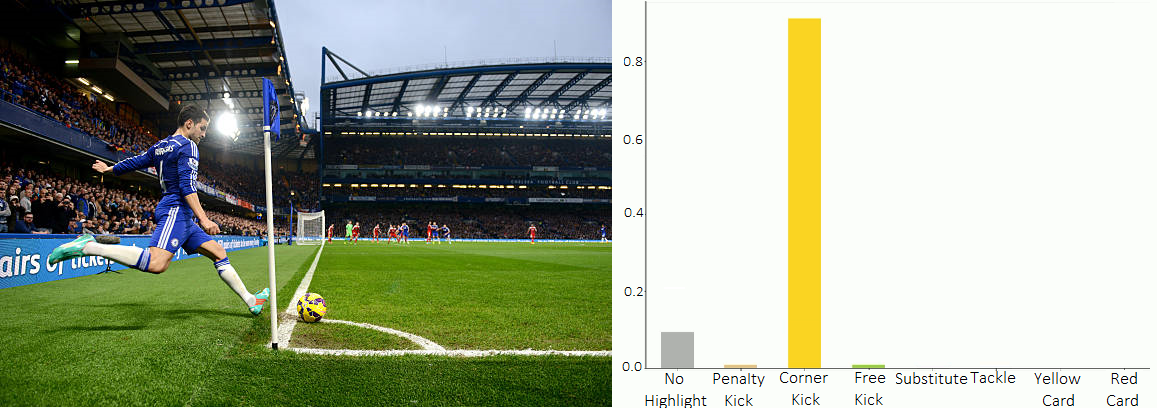
#> input picture Images/img_event.jpg, 1157 x 408 px, given as the content of the folder ../dataset/50kshoes_edges, which was not available
$ python combine_A_and_B.py
#> lines starting #> are read from the running program, lines starting #| are printed output that depends on the picture
import os
import numpy as np
import cv2
import argparse

parser = argparse.ArgumentParser('create image pairs')
parser.add_argument('--fold_A', dest='fold_A', help='input directory for image A', type=str, default='../dataset/50kshoes_edges')
parser.add_argument('--fold_B', dest='fold_B', help='input directory for image B', type=str, default='../dataset/50kshoes_jpg')
parser.add_argument('--fold_AB', dest='fold_AB', help='output directory', type=str, default='../dataset/test_AB')
parser.add_argument('--num_imgs', dest='num_imgs', help='number of images',type=int, default=1000000)
parser.add_argument('--use_AB', dest='use_AB', help='if true: (0001_A, 0001_B) to (0001_AB)',action='store_true')
args = parser.parse_args()

for arg in vars(args):
    print('[%s] = ' % arg,  getattr(args, arg))

splits = os.listdir(args.fold_A)


img_fold_A = args.fold_A
img_fold_B = args.fold_B
img_list = os.listdir(img_fold_A)

#if args.use_AB:
#    img_list = [img_path for img_path in img_list if '_A.' in img_path]

num_imgs = min(args.num_imgs, len(img_list))
print(num_imgs)
img_fold_AB = args.fold_AB
if not os.path.isdir(img_fold_AB):
    os.makedirs(img_fold_AB)

for n in range(num_imgs):
    name_A = img_list[n]
    path_A = os.path.join(img_fold_A, name_A)
    if args.use_AB:
        name_B = name_A.replace('_A.', '_B.')
    else:
        name_B = name_A[0:-4] + '.png'
    path_B = os.path.join(img_fold_B, name_B)
    print(path_A)

    print(path_B)
    if os.path.isfile(path_A) and os.path.isfile(path_B):
        name_AB = name_A
        if args.use_AB:
            name_AB = name_AB.replace('_A.', '.') # remove _A
        path_AB = os.path.join(img_fold_AB, name_AB)
        im_A = cv2.imread(path_A, cv2.IMREAD_COLOR)
#> im_A is the input picture: shape (408, 1157, 3); mean B, G, R 148.8, 168.9, 160.4
        im_B = cv2.imread(path_B, cv2.IMREAD_COLOR)
        im_AB = np.concatenate([im_A, im_B], 1)
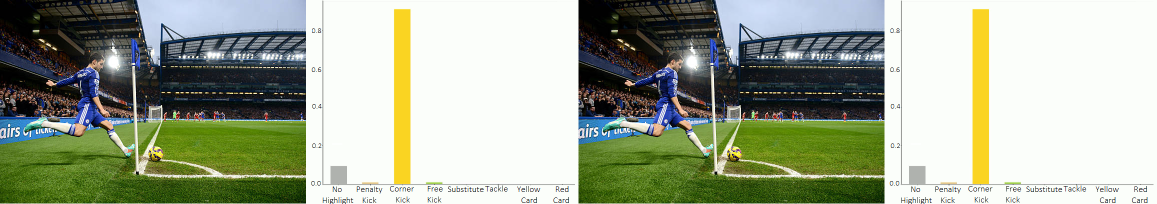
#> im_AB: shape (408, 2314, 3) (shown at 1/2 size); mean B, G, R 148.8, 168.9, 160.4
        cv2.imwrite(path_AB, im_AB)

$ run again, on Images/vid_detection.jpg
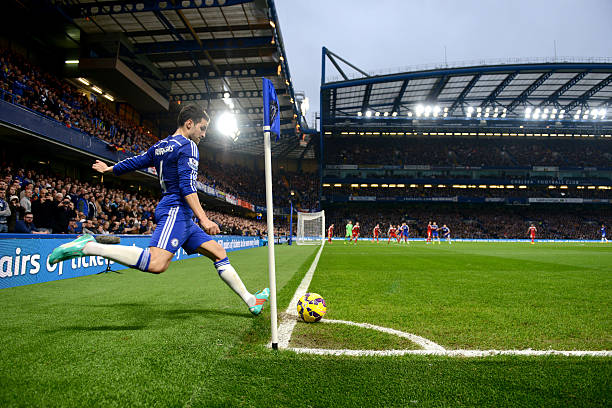
#> input picture Images/vid_detection.jpg, 612 x 408 px, given as the content of the folder ../dataset/50kshoes_edges, which was not available
#> im_A is the input picture: shape (408, 612, 3); mean B, G, R 70.6, 97.2, 81.9
#> `im_AB = np.concatenate([im_A, im_B], 1)`:
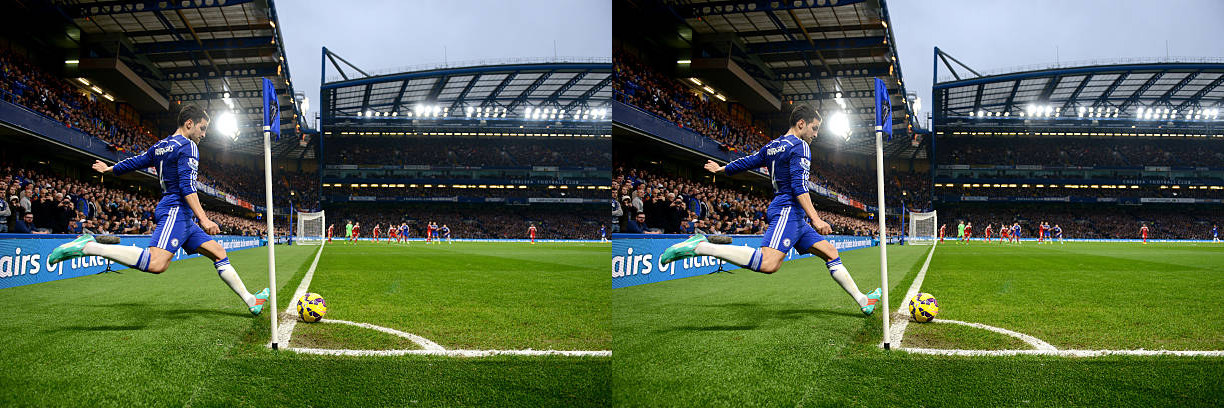
#> im_AB: shape (408, 1224, 3); mean B, G, R 70.6, 97.2, 81.9

$ run again, on Images/virtual_advertising.jpg
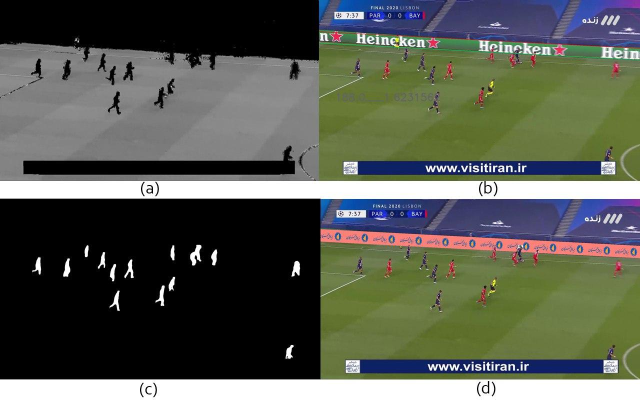
#> input picture Images/virtual_advertising.jpg, 1280 x 799 px, given as the content of the folder ../dataset/50kshoes_edges, which was not available (shown at 1/2 size)
#> im_A is the input picture: shape (799, 1280, 3); mean B, G, R 81.1, 91.5, 87.4
#> `im_AB = np.concatenate([im_A, im_B], 1)`:
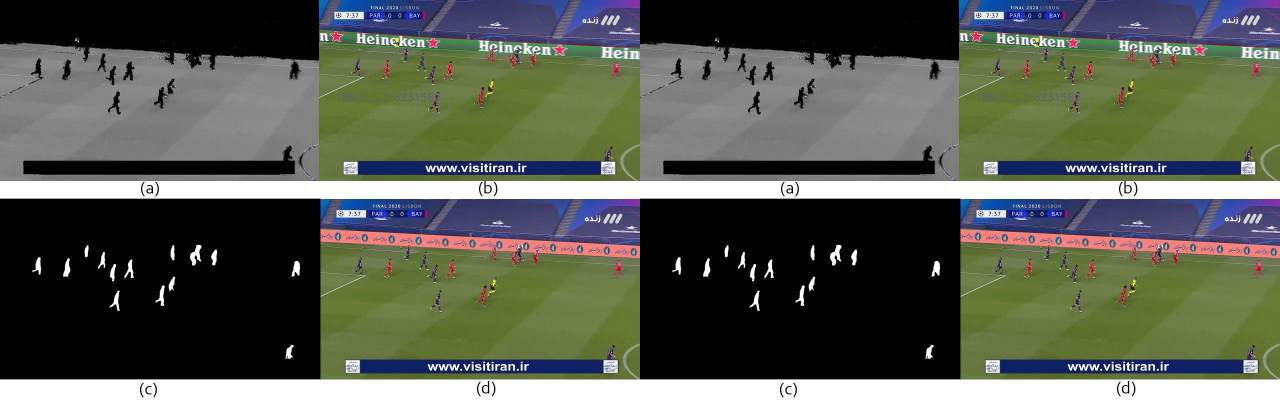
#> im_AB: shape (799, 2560, 3) (shown at 1/2 size); mean B, G, R 81.1, 91.5, 87.4
